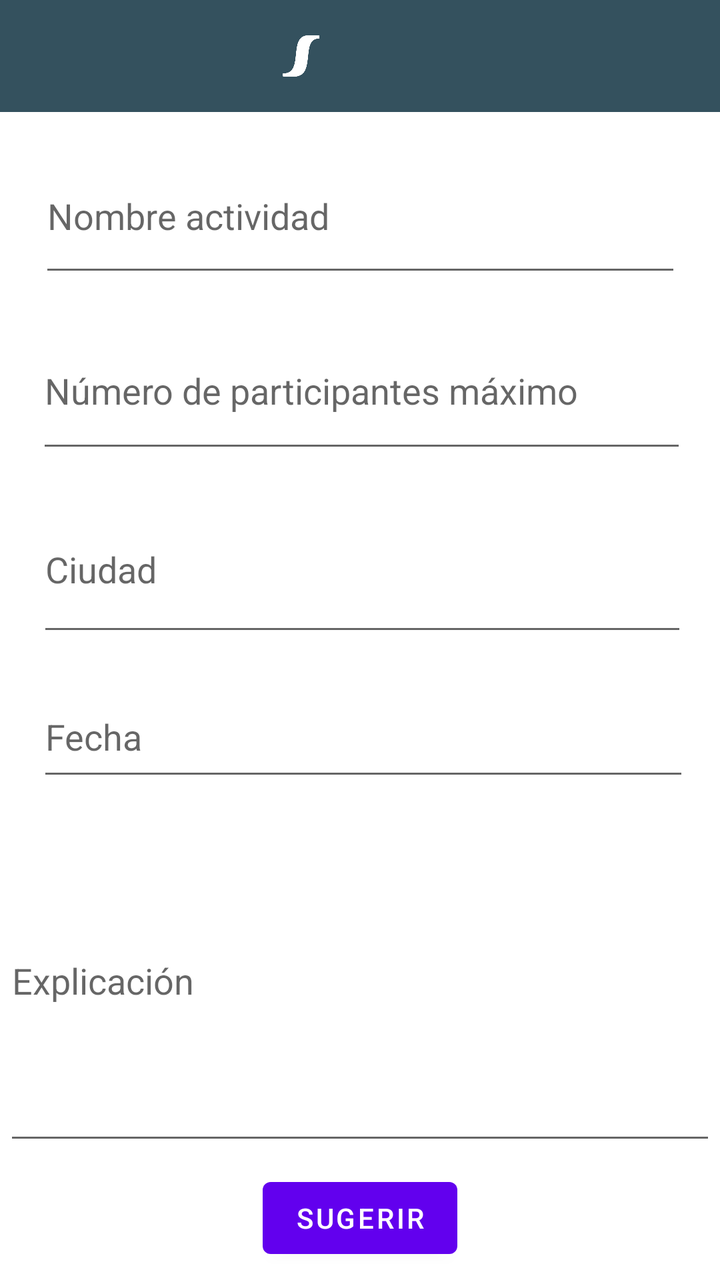
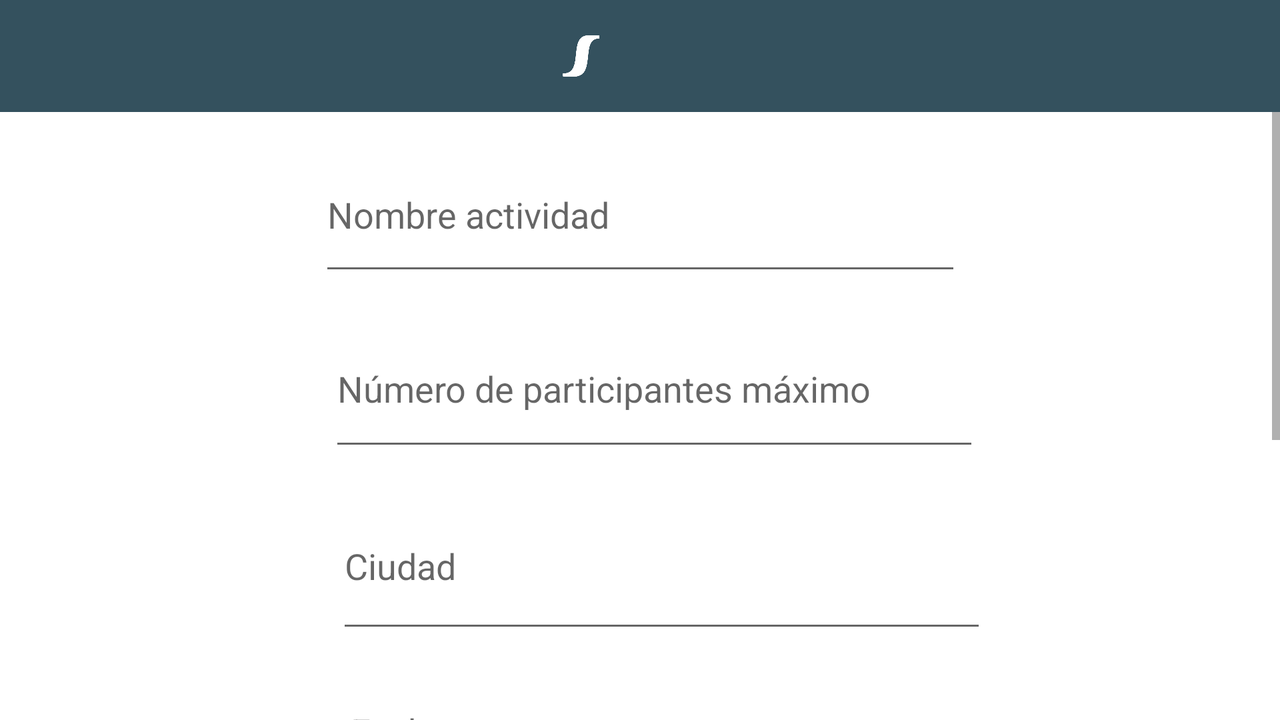

One screen, two layout resources from the same app: the default and the repository's alternative for another configuration. Each is rendered where Android would select it; the XML of both is given below.
<!-- AndroidManifest.xml: application theme Theme.DAS_Grupal -->
<!-- res/layout/activity_sugerir_actividad.xml -->
<androidx.drawerlayout.widget.DrawerLayout
    xmlns:android="http://schemas.android.com/apk/res/android"
    xmlns:app="http://schemas.android.com/apk/res-auto"
    xmlns:tools="http://schemas.android.com/tools"
    android:id="@+id/sugerir_actividad_drawer_layout"
    android:layout_width="match_parent"
    android:layout_height="match_parent">

    
    <LinearLayout
        android:layout_width="match_parent"
        android:layout_height="match_parent"
        android:orientation="vertical">

        

        <include
            layout="@layout/toolbar"
            android:layout_width="match_parent"
            android:layout_height="wrap_content" />

        <androidx.constraintlayout.widget.ConstraintLayout
            android:layout_width="match_parent"
            android:layout_height="match_parent"
            tools:context=".activities.SugerirActividad">


            <EditText
                android:id="@+id/sugerir_actividad_nombre_text"
                android:layout_width="321dp"
                android:layout_height="74dp"
                android:ems="10"
                android:hint="@string/nombre_actividad"
                android:inputType="textPersonName"
                app:layout_constraintBottom_toBottomOf="parent"
                app:layout_constraintEnd_toEndOf="parent"
                app:layout_constraintStart_toStartOf="parent"
                app:layout_constraintTop_toTopOf="parent"
                app:layout_constraintVertical_bias="0.026" />

            <EditText
                android:id="@+id/sugerir_actividad_numero_text"
                android:layout_width="325dp"
                android:layout_height="75dp"
                android:ems="10"
                android:hint="@string/numero_participantes"
                android:inputType="numberDecimal"
                app:layout_constraintBottom_toBottomOf="parent"
                app:layout_constraintEnd_toEndOf="parent"
                app:layout_constraintHorizontal_bias="0.523"
                app:layout_constraintStart_toStartOf="parent"
                app:layout_constraintTop_toBottomOf="@+id/sugerir_actividad_nombre_text"
                app:layout_constraintVertical_bias="0.031" />

            <EditText
                android:id="@+id/sugerir_actividad_explicacion_text"
                android:layout_width="356dp"
                android:layout_height="177dp"
                android:layout_marginBottom="40dp"
                android:ems="10"
                android:hint="@string/explicacion"
                android:inputType="textPersonName"
                app:layout_constraintBottom_toBottomOf="parent"
                app:layout_constraintEnd_toEndOf="parent"
                app:layout_constraintStart_toStartOf="parent"
                app:layout_constraintTop_toBottomOf="@+id/sugerir_actividad_fecha_text"
                app:layout_constraintVertical_bias="0.18" />

            <Button
                android:id="@+id/sugerir_actividad_boton"
                android:layout_width="wrap_content"
                android:layout_height="wrap_content"
                android:text="@string/sugerir"
                app:layout_constraintBottom_toBottomOf="parent"
                app:layout_constraintEnd_toEndOf="parent"
                app:layout_constraintStart_toStartOf="parent"
                app:layout_constraintTop_toBottomOf="@+id/sugerir_actividad_explicacion_text"
                app:layout_constraintVertical_bias="0.523" />

            <EditText
                android:id="@+id/sugerir_actividad_ciudad_text"
                android:layout_width="325dp"
                android:layout_height="80dp"
                android:ems="10"
                android:hint="@string/ciudad"
                android:inputType="textPersonName"
                app:layout_constraintBottom_toBottomOf="parent"
                app:layout_constraintEnd_toEndOf="parent"
                app:layout_constraintHorizontal_bias="0.534"
                app:layout_constraintStart_toStartOf="parent"
                app:layout_constraintTop_toBottomOf="@+id/sugerir_actividad_numero_text"
                app:layout_constraintVertical_bias="0.036" />

            <EditText
                android:id="@+id/sugerir_actividad_fecha_text"
                android:layout_width="326dp"
                android:layout_height="57dp"
                android:clickable="true"
                android:ems="10"
                android:focusable="false"
                android:hint="@string/fecha"
                android:inputType="date"
                app:layout_constraintBottom_toBottomOf="parent"
                app:layout_constraintEnd_toEndOf="parent"
                app:layout_constraintHorizontal_bias="0.546"
                app:layout_constraintStart_toStartOf="parent"
                app:layout_constraintTop_toBottomOf="@+id/sugerir_actividad_ciudad_text"
                app:layout_constraintVertical_bias="0.059" />


        </androidx.constraintlayout.widget.ConstraintLayout>
        
    </LinearLayout>

    
    
    <com.google.android.material.navigation.NavigationView
        android:id="@+id/navigation_view"
        android:layout_width="wrap_content"
        android:layout_height="match_parent"
        android:layout_gravity="start"
        android:background="@android:color/white"
        app:menu="@menu/drawer_view"
        app:headerLayout="@layout/nav_header" />
</androidx.drawerlayout.widget.DrawerLayout>
<!-- res/layout/toolbar.xml (included above) -->
<androidx.appcompat.widget.Toolbar
    xmlns:android="http://schemas.android.com/apk/res/android"
    xmlns:app="http://schemas.android.com/apk/res-auto"
    android:id="@+id/toolbar"
    android:layout_height="wrap_content"
    android:layout_width="match_parent"
    android:fitsSystemWindows="true"
    android:minHeight="?attr/actionBarSize"
    app:navigationIcon="@drawable/ic_drawer_menu"
    android:theme="@style/ThemeOverlay.AppCompat.Dark.ActionBar"
    android:background="@color/appcolor_dark">

    <ImageView
        android:padding="10dp"
        android:layout_marginRight="75dp"
        android:id="@+id/tv_header_title"
        android:layout_width="match_parent"
        android:layout_height="?attr/actionBarSize"
        android:layout_gravity="center"
        android:src="@drawable/sporter_logo_alt" />

</androidx.appcompat.widget.Toolbar>
<!-- res/layout/nav_header.xml (included above) -->
<LinearLayout xmlns:android="http://schemas.android.com/apk/res/android"
    xmlns:app="http://schemas.android.com/apk/res-auto"
    xmlns:tools="http://schemas.android.com/tools"
    android:layout_width="match_parent"
    android:layout_height="wrap_content"
    android:background="@color/appcolor_dark"
    android:padding="16dp"
    android:theme="@style/ThemeOverlay.AppCompat.Dark"
    android:orientation="vertical"
    android:gravity="bottom">
    <ImageView
        android:layout_width="match_parent"
        android:layout_height="wrap_content"
        android:adjustViewBounds="true"
        android:layout_marginBottom="10dp"
        android:layout_marginTop="15dp"
        app:srcCompat="@drawable/sporter_text_nav_alt" />
    
    <TextView
        android:id="@+id/usuario"
        android:layout_width="match_parent"
        android:layout_height="wrap_content"
        android:layout_marginBottom="7dp"
        android:text="Usuario"
        android:textSize="20sp"
        android:textAlignment="center"
        android:textAppearance="@style/TextAppearance.AppCompat.Body1"
        android:textColor="@android:color/white" />

    <TextView
        android:id="@+id/equipo"
        android:layout_width="match_parent"
        android:layout_height="wrap_content"
        android:layout_marginBottom="15dp"
        android:text="Equipo"
        android:textSize="18sp"
        android:textAlignment="center"
        android:textAppearance="@style/TextAppearance.AppCompat.Body1"
        android:textColor="@android:color/white" />

</LinearLayout>
<!-- resources referenced by this layout -->
<resources>
  <color name="appcolor_dark">#34515e</color>
  <!-- drawable sporter_logo_alt: png bitmap (drawable-v24, 5723 bytes) -->
  <!-- drawable sporter_text_nav_alt: png bitmap (drawable-v24, 9540 bytes) -->
  <string name="ciudad">Ciudad</string>
  <string name="explicacion">Explicación</string>
  <string name="fecha">Fecha</string>
  <string name="nombre_actividad">Nombre actividad</string>
  <string name="numero_participantes">Número de participantes máximo</string>
  <string name="sugerir">Sugerir</string>
  <style name="Theme.DAS_Grupal" parent="Theme.MaterialComponents.DayNight.DarkActionBar">
          
          <item name="colorPrimary">@color/purple_500</item>
          <item name="colorPrimaryVariant">@color/purple_700</item>
          <item name="colorOnPrimary">@color/white</item>
          
          <item name="colorSecondary">@color/teal_200</item>
          <item name="colorSecondaryVariant">@color/teal_700</item>
          <item name="colorOnSecondary">@color/black</item>
          
          <item name="android:statusBarColor" tools:targetApi="l">?attr/colorPrimaryVariant</item>
          
      </style>
  <color name="white">#FFFFFFFF</color>
  <color name="black">#FF000000</color>
</resources>
<!-- res/layout-land/activity_sugerir_actividad.xml (the repository's variant of the layout above) -->
<!-- drawn on the phone turned sideways -->
<androidx.drawerlayout.widget.DrawerLayout
    xmlns:android="http://schemas.android.com/apk/res/android"
    xmlns:app="http://schemas.android.com/apk/res-auto"
    xmlns:tools="http://schemas.android.com/tools"
    android:id="@+id/sugerir_actividad_drawer_layout"
    android:layout_width="match_parent"
    android:layout_height="match_parent">

    
    <LinearLayout
        android:layout_width="match_parent"
        android:layout_height="match_parent"
        android:orientation="vertical">

        

        <include
            layout="@layout/toolbar"
            android:layout_width="match_parent"
            android:layout_height="wrap_content" />
        <ScrollView xmlns:android="http://schemas.android.com/apk/res/android"
            xmlns:app="http://schemas.android.com/apk/res-auto"
            xmlns:tools="http://schemas.android.com/tools"
            android:id="@+id/scrollView"
            android:layout_width="match_parent"
            android:layout_height="match_parent">
            <androidx.constraintlayout.widget.ConstraintLayout
                android:layout_width="match_parent"
                android:layout_height="match_parent"
                tools:context=".activities.SugerirActividad">


                <EditText
                    android:id="@+id/sugerir_actividad_nombre_text"
                    android:layout_width="321dp"
                    android:layout_height="74dp"
                    android:ems="10"
                    android:hint="@string/nombre_actividad"
                    android:inputType="textPersonName"
                    app:layout_constraintBottom_toBottomOf="parent"
                    app:layout_constraintEnd_toEndOf="parent"
                    app:layout_constraintStart_toStartOf="parent"
                    app:layout_constraintTop_toTopOf="parent"
                    app:layout_constraintVertical_bias="0.026" />

                <EditText
                    android:id="@+id/sugerir_actividad_numero_text"
                    android:layout_width="325dp"
                    android:layout_height="75dp"
                    android:ems="10"
                    android:hint="@string/numero_participantes"
                    android:inputType="numberDecimal"
                    app:layout_constraintBottom_toBottomOf="parent"
                    app:layout_constraintEnd_toEndOf="parent"
                    app:layout_constraintHorizontal_bias="0.523"
                    app:layout_constraintStart_toStartOf="parent"
                    app:layout_constraintTop_toBottomOf="@+id/sugerir_actividad_nombre_text"
                    app:layout_constraintVertical_bias="0.031" />

                <EditText
                    android:id="@+id/sugerir_actividad_explicacion_text"
                    android:layout_width="356dp"
                    android:layout_height="177dp"
                    android:layout_marginBottom="40dp"
                    android:ems="10"
                    android:hint="@string/explicacion"
                    android:inputType="textMultiLine"
                    app:layout_constraintBottom_toBottomOf="parent"
                    app:layout_constraintEnd_toEndOf="parent"
                    app:layout_constraintStart_toStartOf="parent"
                    app:layout_constraintTop_toBottomOf="@+id/sugerir_actividad_fecha_text"
                    app:layout_constraintVertical_bias="0.18" />

                <Button
                    android:id="@+id/sugerir_actividad_boton"
                    android:layout_width="wrap_content"
                    android:layout_height="wrap_content"
                    android:text="@string/sugerir"
                    app:layout_constraintBottom_toBottomOf="parent"
                    app:layout_constraintEnd_toEndOf="parent"
                    app:layout_constraintStart_toStartOf="parent"
                    app:layout_constraintTop_toBottomOf="@+id/sugerir_actividad_explicacion_text"
                    app:layout_constraintVertical_bias="0.523" />

                <EditText
                    android:id="@+id/sugerir_actividad_ciudad_text"
                    android:layout_width="325dp"
                    android:layout_height="80dp"
                    android:ems="10"
                    android:hint="@string/ciudad"
                    android:inputType="textPersonName"
                    app:layout_constraintBottom_toBottomOf="parent"
                    app:layout_constraintEnd_toEndOf="parent"
                    app:layout_constraintHorizontal_bias="0.534"
                    app:layout_constraintStart_toStartOf="parent"
                    app:layout_constraintTop_toBottomOf="@+id/sugerir_actividad_numero_text"
                    app:layout_constraintVertical_bias="0.036" />

                <EditText
                    android:id="@+id/sugerir_actividad_fecha_text"
                    android:layout_width="326dp"
                    android:layout_height="57dp"
                    android:clickable="true"
                    android:ems="10"
                    android:focusable="false"
                    android:hint="@string/fecha"
                    android:inputType="date"
                    app:layout_constraintBottom_toBottomOf="parent"
                    app:layout_constraintEnd_toEndOf="parent"
                    app:layout_constraintHorizontal_bias="0.546"
                    app:layout_constraintStart_toStartOf="parent"
                    app:layout_constraintTop_toBottomOf="@+id/sugerir_actividad_ciudad_text"
                    app:layout_constraintVertical_bias="0.059" />


            </androidx.constraintlayout.widget.ConstraintLayout>
        </ScrollView>

        
    </LinearLayout>

    
    
    <com.google.android.material.navigation.NavigationView
        android:id="@+id/navigation_view"
        android:layout_width="wrap_content"
        android:layout_height="match_parent"
        android:layout_gravity="start"
        android:background="@android:color/white"
        app:menu="@menu/drawer_view"
        app:headerLayout="@layout/nav_header" />
</androidx.drawerlayout.widget.DrawerLayout>
